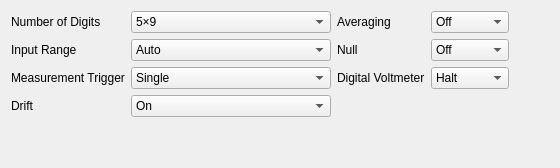
        <widget class="QWidget" name="tab_8">
         <attribute name="title">
          <string>DVM</string>
         </attribute>
         <layout class="QHBoxLayout" name="horizontalLayout_11">
          <item>
           <layout class="QGridLayout" name="gridLayout_14">
            <item row="1" column="0">
             <widget class="QLabel" name="labelResource_16">
              <property name="text">
               <string>Input Range</string>
              </property>
             </widget>
            </item>
            <item row="2" column="1">
             <widget class="QComboBox" name="measurementTriggerCombo">
              <item>
               <property name="text">
                <string>Single</string>
               </property>
              </item>
              <item>
               <property name="text">
                <string>Continuous</string>
               </property>
              </item>
              <item>
               <property name="text">
                <string>External Measurement</string>
               </property>
              </item>
              <item>
               <property name="text">
                <string>Sweep Synchronized</string>
               </property>
              </item>
             </widget>
            </item>
            <item row="1" column="1">
             <widget class="QComboBox" name="inputRangeCombo">
              <item>
               <property name="text">
                <string>Auto</string>
               </property>
              </item>
              <item>
               <property name="text">
                <string>200mV</string>
               </property>
              </item>
              <item>
               <property name="text">
                <string>2V</string>
               </property>
              </item>
              <item>
               <property name="text">
                <string>20V</string>
               </property>
              </item>
              <item>
               <property name="text">
                <string>50V</string>
               </property>
              </item>
             </widget>
            </item>
            <item row="0" column="1">
             <widget class="QComboBox" name="numberOfDigitsCombo">
              <property name="minimumSize">
               <size>
                <width>200</width>
                <height>0</height>
               </size>
              </property>
              <item>
               <property name="text">
                <string>5×9</string>
               </property>
              </item>
              <item>
               <property name="text">
                <string>4×9 (50Hz AC Supply)</string>
               </property>
              </item>
              <item>
               <property name="text">
                <string>4×9 (60Hz AC Supply)</string>
               </property>
              </item>
              <item>
               <property name="text">
                <string>3×9</string>
               </property>
              </item>
             </widget>
            </item>
            <item row="0" column="0">
             <widget class="QLabel" name="labelResource_15">
              <property name="text">
               <string>Number of Digits</string>
              </property>
             </widget>
            </item>
            <item row="0" column="2">
             <widget class="QLabel" name="labelResource_71">
              <property name="text">
               <string>Averaging</string>
              </property>
             </widget>
            </item>
            <item row="3" column="1">
             <widget class="QComboBox" name="driftCombo">
              <item>
               <property name="text">
                <string>On</string>
               </property>
              </item>
              <item>
               <property name="text">
                <string>Off</string>
               </property>
              </item>
             </widget>
            </item>
            <item row="3" column="0">
             <widget class="QLabel" name="labelResource_70">
              <property name="text">
               <string>Drift</string>
              </property>
             </widget>
            </item>
            <item row="2" column="0">
             <widget class="QLabel" name="labelResource_14">
              <property name="text">
               <string>Measurement Trigger</string>
              </property>
             </widget>
            </item>
            <item row="7" column="1">
             <spacer name="verticalSpacer_13">
              <property name="sizeHint" stdset="0">
               <size>
                <width>20</width>
                <height>40</height>
               </size>
              </property>
             </spacer>
            </item>
            <item row="0" column="3">
             <widget class="QComboBox" name="averagingtCombo">
              <item>
               <property name="text">
                <string>Off</string>
               </property>
              </item>
              <item>
               <property name="text">
                <string>On</string>
               </property>
              </item>
             </widget>
            </item>
            <item row="1" column="2">
             <widget class="QLabel" name="labelResource_72">
              <property name="text">
               <string>Null</string>
              </property>
             </widget>
            </item>
            <item row="1" column="3">
             <widget class="QComboBox" name="nullCombo">
              <item>
               <property name="text">
                <string>Off</string>
               </property>
              </item>
              <item>
               <property name="text">
                <string>On</string>
               </property>
              </item>
              <item>
               <property name="text">
                <string>Evaluate</string>
               </property>
              </item>
             </widget>
            </item>
            <item row="2" column="2">
             <widget class="QLabel" name="labelResource_73">
              <property name="text">
               <string>Digital Voltmeter</string>
              </property>
             </widget>
            </item>
            <item row="2" column="3">
             <widget class="QComboBox" name="digitalVolmeterCombo">
              <item>
               <property name="text">
                <string>Halt</string>
               </property>
              </item>
              <item>
               <property name="text">
                <string>Run</string>
               </property>
              </item>
             </widget>
            </item>
           </layout>
          </item>
          <item>
           <spacer name="horizontalSpacer_10">
            <property name="orientation">
             <enum>Qt::Horizontal</enum>
            </property>
            <property name="sizeHint" stdset="0">
             <size>
              <width>40</width>
              <height>20</height>
             </size>
            </property>
           </spacer>
          </item>
         </layout>
        </widget>
